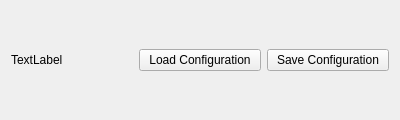
<?xml version="1.0" encoding="UTF-8"?>
<ui version="4.0">
 <class>Form</class>
 <widget class="QWidget" name="Form">
  <property name="geometry">
   <rect>
    <x>0</x>
    <y>0</y>
    <width>400</width>
    <height>120</height>
   </rect>
  </property>
  <property name="windowTitle">
   <string>Form</string>
  </property>
  <layout class="QHBoxLayout" name="horizontalLayout">
   <item>
    <widget class="QLabel" name="name_label">
     <property name="text">
      <string>TextLabel</string>
     </property>
    </widget>
   </item>
   <item>
    <widget class="QPushButton" name="load_button">
     <property name="text">
      <string>Load Configuration</string>
     </property>
    </widget>
   </item>
   <item>
    <widget class="QPushButton" name="save_button">
     <property name="text">
      <string>Save Configuration</string>
     </property>
    </widget>
   </item>
  </layout>
 </widget>
 <resources/>
 <connections/>
</ui>
